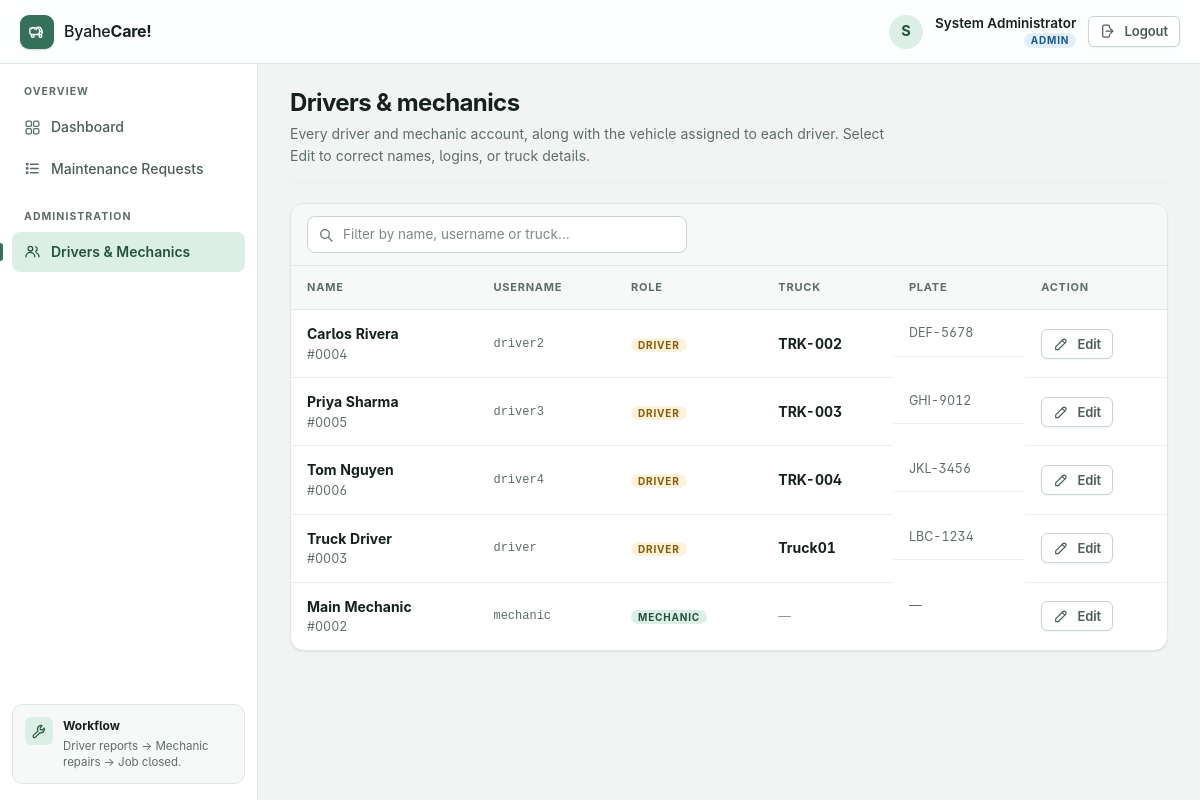
/admin/users (signed in), run on an earlier commit of the app's database.
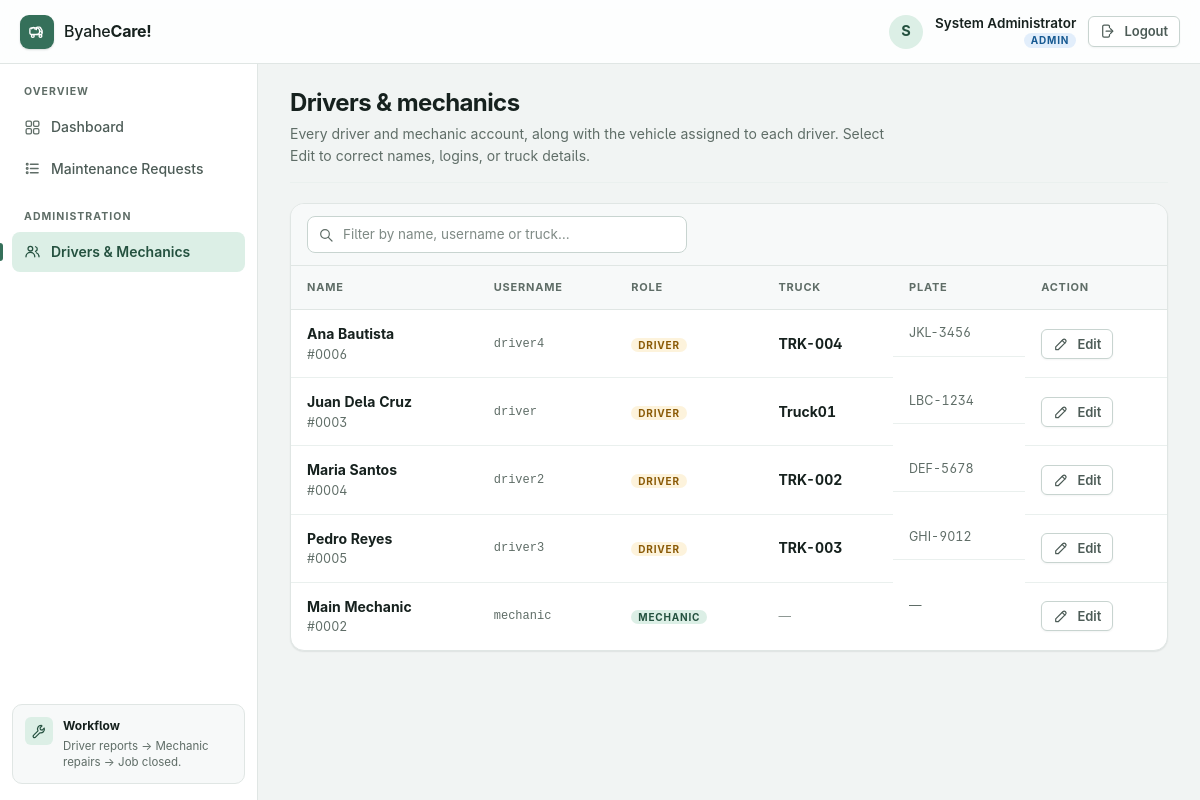
And on a later commit of the database.
### tables this page shows
CREATE TABLE users (
            id INTEGER PRIMARY KEY AUTOINCREMENT,
            username TEXT UNIQUE NOT NULL,
            password TEXT NOT NULL,
            name TEXT NOT NULL,
            role TEXT NOT NULL
        );

CREATE TABLE trucks (
            id INTEGER PRIMARY KEY AUTOINCREMENT,
            truck_number TEXT NOT NULL,
            plate_number TEXT NOT NULL,
            driver_id INTEGER
        );

### app.py (the view)
@app.route("/admin/users")
def admin_users():
    if "user_id" not in session:
        return redirect(url_for("login"))
    if session["role"] != "admin":
        flash("Only administrators can view the driver and mechanic list.", "error")
        return redirect(url_for("dashboard"))
    conn = get_db()
    staff = conn.execute("""
        SELECT
            users.id,
            users.username,
            users.name,
            users.role,
            trucks.id AS truck_id,
            trucks.truck_number,
            trucks.plate_number
        FROM users
        LEFT JOIN trucks ON users.id = trucks.driver_id
        WHERE users.role IN ('driver', 'mechanic')
        ORDER BY
            CASE users.role WHEN 'driver' THEN 0 ELSE 1 END,
            users.name
    """).fetchall()
    conn.close()
    return render_template("admin_users.html", staff=staff)

### app.py (called while the page is built)
def get_db():
    conn = sqlite3.connect(DATABASE)
    conn.row_factory = sqlite3.Row
    return conn

### templates/admin_users.html (shortened to what this page needs)
{% extends "base.html" %}
{% block page_title %}Drivers &amp; mechanics{% endblock %}
{% block page_subtitle %}
    Every driver and mechanic account, along with the vehicle assigned to
    each driver. Select Edit to correct names, logins, or truck details.
{% endblock %}
{% block content %}
{% if staff %}
<div class="table-card">
    <div class="table-toolbar">
        <div class="table-toolbar__search">
            <input type="search" placeholder="Filter by name, username or truck…"
                   aria-label="Filter drivers and mechanics" data-table-filter>
        </div>
    </div>
    <div class="table-scroll">
        <table class="table--stack">
            <thead>
                <tr>
                    <th scope="col">Name</th>
                    <th scope="col">Username</th>
                    <th scope="col">Role</th>
                    <th scope="col">Truck</th>
                    <th scope="col">Plate</th>
                    <th scope="col">Action</th>
                </tr>
            </thead>
            <tbody>
                {% for person in staff %}
                <tr data-search="{{ person['name'] }} {{ person['username'] }}
                    {{ person['truck_number'] or '' }} {{ person['plate_number'] or '' }}">
                    <td data-label="Name">
                        <div class="cell-truck">
                            <strong>{{ person['name'] }}</strong>
                            <span>#{{ '%04d'|format(person['id']) }}</span>
                        </div>
                    </td>
                    <td class="cell-id" data-label="Username">{{ person['username'] }}</td>
                    <td data-label="Role">
                        <span class="role-badge" data-role="{{ person['role'] }}">
                            {{ person['role'] }}
                        </span>
                    </td>
                    <td class="cell-truck" data-label="Truck">
                        {% if person['truck_number'] %}
                            <strong>{{ person['truck_number'] }}</strong>
                        {% else %}
                            <span class="dash" title="No truck assigned">—</span>
                        {% endif %}
                    </td>
                    <td class="cell-date" data-label="Plate">
                        {{ person['plate_number'] if person['plate_number'] else '—' }}
                    </td>
                    <td data-label="Action">
                        <div class="row-actions">
                            <a class="btn btn--sm btn--ghost"
                               href="{{ url_for('admin_edit_user', user_id=person['id']) }}">
                                <svg class="icon" aria-hidden="true"><use href="#i-pencil"></use></svg>
                                Edit
                            </a>
                        </div>
                    </td>
                </tr>
                {% endfor %}
            </tbody>
        </table>
    </div>
</div>
{% endif %}
{% endblock %}

What changed in the data, as far as the page shows it:
changed users "driver4": name "Tom Nguyen" → "Ana Bautista"; moves up the list
changed users "driver": name "Truck Driver" → "Juan Dela Cruz"; moves up the list
changed users "driver2": name "Carlos Rivera" → "Maria Santos"
changed users "driver3": name "Priya Sharma" → "Pedro Reyes"
